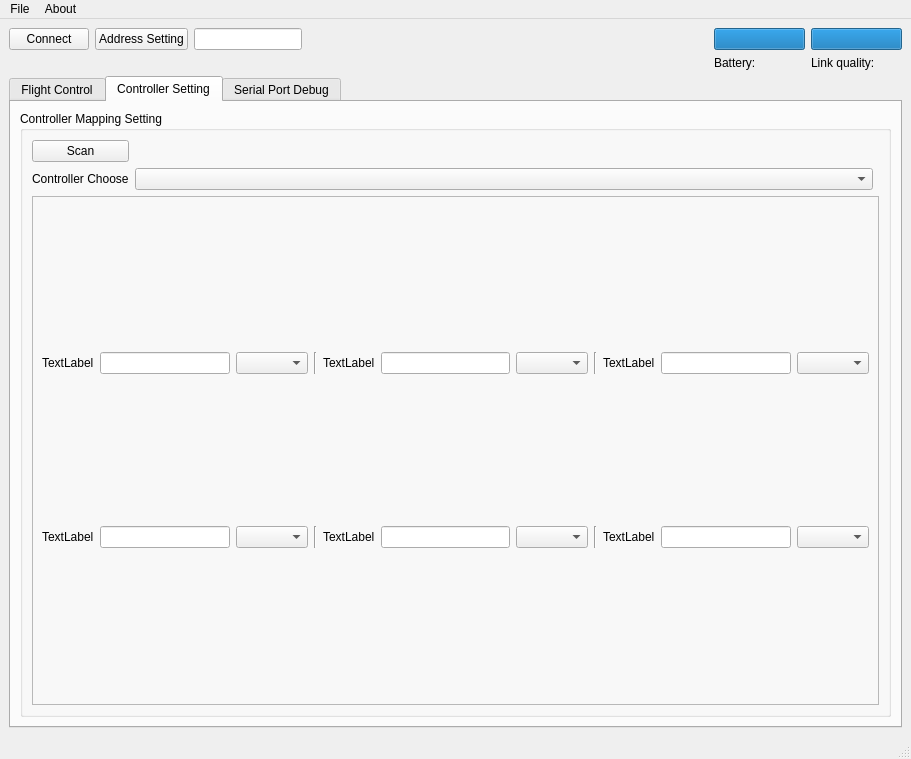
<?xml version="1.0" encoding="UTF-8"?>
<ui version="4.0">
 <class>BBUI</class>
 <widget class="QMainWindow" name="BBUI">
  <property name="enabled">
   <bool>true</bool>
  </property>
  <property name="geometry">
   <rect>
    <x>0</x>
    <y>0</y>
    <width>911</width>
    <height>759</height>
   </rect>
  </property>
  <property name="sizePolicy">
   <sizepolicy hsizetype="Fixed" vsizetype="Fixed">
    <horstretch>0</horstretch>
    <verstretch>0</verstretch>
   </sizepolicy>
  </property>
  <property name="minimumSize">
   <size>
    <width>0</width>
    <height>0</height>
   </size>
  </property>
  <property name="maximumSize">
   <size>
    <width>1400</width>
    <height>800</height>
   </size>
  </property>
  <property name="cursor">
   <cursorShape>ArrowCursor</cursorShape>
  </property>
  <property name="mouseTracking">
   <bool>false</bool>
  </property>
  <property name="windowTitle">
   <string notr="true">BBflight Clients</string>
  </property>
  <widget class="QWidget" name="centralwidget">
   <layout class="QGridLayout" name="gridLayout">
    <item row="0" column="0">
     <layout class="QVBoxLayout" name="verticalLayout_1" stretch="0">
      <item>
       <layout class="QGridLayout" name="gridLayout_1_1">
        <item row="1" column="3" colspan="2">
         <spacer name="horizontalSpacer_1">
          <property name="orientation">
           <enum>Qt::Horizontal</enum>
          </property>
          <property name="sizeHint" stdset="0">
           <size>
            <width>400</width>
            <height>20</height>
           </size>
          </property>
         </spacer>
        </item>
        <item row="1" column="0">
         <widget class="QPushButton" name="connect_button">
          <property name="text">
           <string>Connect</string>
          </property>
         </widget>
        </item>
        <item row="1" column="6">
         <widget class="QProgressBar" name="battery_progress">
          <property name="value">
           <number>100</number>
          </property>
          <property name="textVisible">
           <bool>false</bool>
          </property>
         </widget>
        </item>
        <item row="1" column="1">
         <widget class="QPushButton" name="address_setting_button">
          <property name="text">
           <string>Address Setting</string>
          </property>
         </widget>
        </item>
        <item row="1" column="8">
         <widget class="QProgressBar" name="link_quality_progress">
          <property name="sizePolicy">
           <sizepolicy hsizetype="Expanding" vsizetype="Fixed">
            <horstretch>0</horstretch>
            <verstretch>0</verstretch>
           </sizepolicy>
          </property>
          <property name="value">
           <number>100</number>
          </property>
          <property name="textVisible">
           <bool>false</bool>
          </property>
         </widget>
        </item>
        <item row="2" column="8">
         <widget class="QLabel" name="link_quality_label">
          <property name="text">
           <string>Link quality:</string>
          </property>
         </widget>
        </item>
        <item row="1" column="2">
         <widget class="QLineEdit" name="lineEdit"/>
        </item>
        <item row="2" column="6">
         <widget class="QLabel" name="battery_label">
          <property name="text">
           <string>Battery:</string>
          </property>
         </widget>
        </item>
       </layout>
      </item>
     </layout>
    </item>
    <item row="1" column="0">
     <widget class="QTabWidget" name="tabWidget">
      <property name="currentIndex">
       <number>1</number>
      </property>
      <widget class="QWidget" name="page_flight_control">
       <attribute name="title">
        <string>Flight Control</string>
       </attribute>
       <layout class="QGridLayout" name="gridLayout_3">
        <item row="2" column="0">
         <widget class="QGroupBox" name="expansion_function_groupbox">
          <property name="title">
           <string>Expansion Function</string>
          </property>
          <layout class="QGridLayout" name="gridLayout_7">
           <item row="0" column="0">
            <widget class="QLabel" name="led_mode_label">
             <property name="text">
              <string>LED mode</string>
             </property>
            </widget>
           </item>
           <item row="0" column="1">
            <widget class="QComboBox" name="led_mode_combobox"/>
           </item>
           <item row="1" column="1">
            <widget class="QCheckBox" name="expansion_function_groupbox_checkBox_2">
             <property name="enabled">
              <bool>false</bool>
             </property>
             <property name="text">
              <string>Resevered</string>
             </property>
            </widget>
           </item>
          </layout>
         </widget>
        </item>
        <item row="0" column="0">
         <widget class="QGroupBox" name="basic_control_groupbox">
          <property name="title">
           <string>Basic Control</string>
          </property>
          <layout class="QGridLayout" name="gridLayout_5">
           <item row="4" column="1">
            <widget class="QDoubleSpinBox" name="roll_trim_doubleSpinBox"/>
           </item>
           <item row="1" column="0">
            <widget class="QLabel" name="flight_mode_label">
             <property name="text">
              <string>Flight mode</string>
             </property>
            </widget>
           </item>
           <item row="1" column="1">
            <widget class="QComboBox" name="flight_mode_combobox"/>
           </item>
           <item row="7" column="0">
            <widget class="QCheckBox" name="basic_control_groupbox_checkBox_1">
             <property name="text">
              <string>Resevered</string>
             </property>
            </widget>
           </item>
           <item row="6" column="1">
            <widget class="QDoubleSpinBox" name="pitch_trim_doubleSpinBox"/>
           </item>
           <item row="3" column="1">
            <widget class="QDoubleSpinBox" name="thrus_mode_doubleSpinBox"/>
           </item>
           <item row="8" column="1">
            <widget class="QRadioButton" name="basic_control_groupbox_radioButton_3">
             <property name="text">
              <string>Resevered</string>
             </property>
            </widget>
           </item>
           <item row="8" column="0">
            <widget class="QRadioButton" name="basic_control_groupbox_radioButton_2">
             <property name="text">
              <string>Resevered</string>
             </property>
            </widget>
           </item>
           <item row="7" column="1">
            <widget class="QRadioButton" name="basic_control_groupbox_radioButton_1">
             <property name="text">
              <string>Resevered</string>
             </property>
            </widget>
           </item>
           <item row="4" column="0">
            <widget class="QLabel" name="roll_trim_label">
             <property name="text">
              <string>Roll Trim</string>
             </property>
            </widget>
           </item>
           <item row="6" column="0">
            <widget class="QLabel" name="pitch_trim_label">
             <property name="text">
              <string>Pitch Trim</string>
             </property>
            </widget>
           </item>
           <item row="3" column="0">
            <widget class="QLabel" name="thrust_mode_label">
             <property name="text">
              <string>Thrust mode</string>
             </property>
            </widget>
           </item>
          </layout>
         </widget>
        </item>
        <item row="1" column="0">
         <widget class="QGroupBox" name="adcanced_flight_control_groupBox">
          <property name="title">
           <string>Advanced Flight Control</string>
          </property>
          <layout class="QGridLayout" name="gridLayout_6">
           <item row="0" column="0">
            <widget class="QLabel" name="max_angle_rate_label">
             <property name="text">
              <string>Max angle(/rate)</string>
             </property>
            </widget>
           </item>
           <item row="1" column="0">
            <widget class="QLabel" name="max_yaw_angle_rate_label">
             <property name="text">
              <string>Max Yaw angle(/rate)</string>
             </property>
            </widget>
           </item>
           <item row="4" column="1">
            <widget class="QDoubleSpinBox" name="slewlimit_doubleSpinBox"/>
           </item>
           <item row="3" column="1">
            <widget class="QDoubleSpinBox" name="min_thrust_doubleSpinBox"/>
           </item>
           <item row="5" column="1">
            <widget class="QDoubleSpinBox" name="thrust_lowering_slewrate_doubleSpinBox"/>
           </item>
           <item row="2" column="0">
            <widget class="QLabel" name="max_thrust_label_2">
             <property name="text">
              <string>Max thrust(%)</string>
             </property>
            </widget>
           </item>
           <item row="3" column="0">
            <widget class="QLabel" name="min_thrust_label">
             <property name="text">
              <string>Min thrust(%)</string>
             </property>
            </widget>
           </item>
           <item row="4" column="0">
            <widget class="QLabel" name="slewlimit_label">
             <property name="text">
              <string>SlewLimit(%)</string>
             </property>
            </widget>
           </item>
           <item row="5" column="0">
            <widget class="QLabel" name="thrust_lowering_slewrate_label">
             <property name="text">
              <string>&lt;p style = &quot;line-height:1.0&quot;&gt;&lt;html&gt;&lt;head/&gt;&lt;body&gt;&lt;p&gt;Thrust lowering &lt;/p&gt;&lt;p&gt;slewrate(%/sec)&lt;/p&gt;&lt;/body&gt;&lt;/html&gt;</string>
             </property>
            </widget>
           </item>
           <item row="0" column="1">
            <widget class="QSpinBox" name="max_angle_doubleSpinBox"/>
           </item>
           <item row="1" column="1">
            <widget class="QSpinBox" name="max_yaw_angle_doubleSpinBox"/>
           </item>
           <item row="2" column="1">
            <widget class="QDoubleSpinBox" name="max_thrust_doubleSpinBox"/>
           </item>
          </layout>
         </widget>
        </item>
        <item row="0" column="1" rowspan="4">
         <widget class="QGroupBox" name="filght_status_groupbox">
          <property name="title">
           <string>Filght Status</string>
          </property>
          <layout class="QGridLayout" name="gridLayout_8">
           <item row="3" column="0">
            <layout class="QGridLayout" name="gridLayout_2">
             <item row="0" column="0">
              <layout class="QGridLayout" name="gridLayout_2_1">
               <item row="1" column="1">
                <widget class="QLabel" name="thrust_label">
                 <property name="text">
                  <string>Thrust</string>
                 </property>
                </widget>
               </item>
               <item row="1" column="3">
                <widget class="QLineEdit" name="thrust_actual_lineEdit"/>
               </item>
               <item row="5" column="1">
                <widget class="QLabel" name="resevered_label_1">
                 <property name="text">
                  <string>Resevered</string>
                 </property>
                </widget>
               </item>
               <item row="1" column="2">
                <widget class="QLineEdit" name="thrust_target_lineEdit"/>
               </item>
               <item row="2" column="2">
                <widget class="QLineEdit" name="pitch_target_lineEdit"/>
               </item>
               <item row="4" column="1">
                <widget class="QLabel" name="yaw_label">
                 <property name="text">
                  <string>Yaw</string>
                 </property>
                </widget>
               </item>
               <item row="5" column="2">
                <widget class="QLineEdit" name="resevered_lineEdit_1">
                 <property name="enabled">
                  <bool>false</bool>
                 </property>
                </widget>
               </item>
               <item row="3" column="1">
                <widget class="QLabel" name="roll_label">
                 <property name="text">
                  <string>Roll</string>
                 </property>
                </widget>
               </item>
               <item row="4" column="3">
                <widget class="QLineEdit" name="yaw_actual_lineEdit"/>
               </item>
               <item row="4" column="2">
                <widget class="QLineEdit" name="yaw_target_lineEdit"/>
               </item>
               <item row="3" column="3">
                <widget class="QLineEdit" name="roll_actual_lineEdit"/>
               </item>
               <item row="5" column="3">
                <widget class="QLineEdit" name="resevered_lineEdit_2">
                 <property name="enabled">
                  <bool>false</bool>
                 </property>
                </widget>
               </item>
               <item row="3" column="2">
                <widget class="QLineEdit" name="roll_target_lineEdit"/>
               </item>
               <item row="2" column="1">
                <widget class="QLabel" name="pitch_label">
                 <property name="text">
                  <string>Pitch</string>
                 </property>
                </widget>
               </item>
               <item row="2" column="3">
                <widget class="QLineEdit" name="pitch_actual_lineEdit"/>
               </item>
               <item row="0" column="2">
                <widget class="QLabel" name="target_label">
                 <property name="text">
                  <string>Target</string>
                 </property>
                </widget>
               </item>
               <item row="0" column="3">
                <widget class="QLabel" name="actual_label">
                 <property name="text">
                  <string>Actual</string>
                 </property>
                </widget>
               </item>
              </layout>
             </item>
             <item row="0" column="1">
              <layout class="QVBoxLayout" name="verticalLayout_2_2">
               <item>
                <layout class="QHBoxLayout" name="horizontalLayout_2_2_1">
                 <item>
                  <widget class="QLabel" name="Thr_label">
                   <property name="text">
                    <string>Thr</string>
                   </property>
                  </widget>
                 </item>
                 <item>
                  <widget class="QLabel" name="M1_label">
                   <property name="text">
                    <string>M1</string>
                   </property>
                  </widget>
                 </item>
                 <item>
                  <widget class="QLabel" name="M2_label">
                   <property name="text">
                    <string>M2</string>
                   </property>
                  </widget>
                 </item>
                 <item>
                  <widget class="QLabel" name="M3_label">
                   <property name="text">
                    <string>M3</string>
                   </property>
                  </widget>
                 </item>
                 <item>
                  <widget class="QLabel" name="M4_label">
                   <property name="text">
                    <string>M4</string>
                   </property>
                  </widget>
                 </item>
                </layout>
               </item>
               <item>
                <layout class="QHBoxLayout" name="horizontalLayout_2_2_2">
                 <item>
                  <widget class="QProgressBar" name="Thr_progressBar">
                   <property name="enabled">
                    <bool>true</bool>
                   </property>
                   <property name="sizePolicy">
                    <sizepolicy hsizetype="Fixed" vsizetype="Preferred">
                     <horstretch>0</horstretch>
                     <verstretch>0</verstretch>
                    </sizepolicy>
                   </property>
                   <property name="value">
                    <number>100</number>
                   </property>
                   <property name="textVisible">
                    <bool>false</bool>
                   </property>
                   <property name="orientation">
                    <enum>Qt::Vertical</enum>
                   </property>
                  </widget>
                 </item>
                 <item>
                  <widget class="QProgressBar" name="M1_progressBar">
                   <property name="value">
                    <number>50</number>
                   </property>
                   <property name="textVisible">
                    <bool>false</bool>
                   </property>
                   <property name="orientation">
                    <enum>Qt::Vertical</enum>
                   </property>
                  </widget>
                 </item>
                 <item>
                  <widget class="QProgressBar" name="M2_progressBar">
                   <property name="value">
                    <number>50</number>
                   </property>
                   <property name="textVisible">
                    <bool>false</bool>
                   </property>
                   <property name="orientation">
                    <enum>Qt::Vertical</enum>
                   </property>
                  </widget>
                 </item>
                 <item>
                  <widget class="QProgressBar" name="M3_progressBar">
                   <property name="value">
                    <number>50</number>
                   </property>
                   <property name="textVisible">
                    <bool>false</bool>
                   </property>
                   <property name="orientation">
                    <enum>Qt::Vertical</enum>
                   </property>
                  </widget>
                 </item>
                 <item>
                  <widget class="QProgressBar" name="M4_progressBar">
                   <property name="value">
                    <number>50</number>
                   </property>
                   <property name="textVisible">
                    <bool>false</bool>
                   </property>
                   <property name="orientation">
                    <enum>Qt::Vertical</enum>
                   </property>
                  </widget>
                 </item>
                </layout>
               </item>
              </layout>
             </item>
            </layout>
           </item>
           <item row="1" column="0" rowspan="2">
            <widget class="QFrame" name="flight_attitude_show">
             <property name="frameShape">
              <enum>QFrame::StyledPanel</enum>
             </property>
             <property name="frameShadow">
              <enum>QFrame::Raised</enum>
             </property>
             <layout class="QGridLayout" name="gridLayout_13">
              <item row="0" column="2">
               <spacer name="verticalSpacer_3">
                <property name="orientation">
                 <enum>Qt::Vertical</enum>
                </property>
                <property name="sizeType">
                 <enum>QSizePolicy::Preferred</enum>
                </property>
                <property name="sizeHint" stdset="0">
                 <size>
                  <width>20</width>
                  <height>405</height>
                 </size>
                </property>
               </spacer>
              </item>
              <item row="0" column="1">
               <widget class="QLabel" name="flight_angle_pic_label">
                <property name="text">
                 <string>&lt;html&gt;&lt;head/&gt;&lt;body&gt;&lt;p&gt;&lt;img src=&quot;:/mainwindow_pic/BB.bmp&quot;/&gt;&lt;/p&gt;&lt;/body&gt;&lt;/html&gt;</string>
                </property>
               </widget>
              </item>
             </layout>
            </widget>
           </item>
          </layout>
         </widget>
        </item>
        <item row="3" column="0">
         <spacer name="verticalSpacer_1">
          <property name="orientation">
           <enum>Qt::Vertical</enum>
          </property>
          <property name="sizeHint" stdset="0">
           <size>
            <width>20</width>
            <height>40</height>
           </size>
          </property>
         </spacer>
        </item>
       </layout>
      </widget>
      <widget class="QWidget" name="page_controller_setting">
       <attribute name="title">
        <string>Controller Setting</string>
       </attribute>
       <layout class="QGridLayout" name="gridLayout_4">
        <item row="0" column="0">
         <widget class="QGroupBox" name="controlle_mapping_setting_groupBox">
          <property name="title">
           <string>Controller Mapping Setting</string>
          </property>
          <layout class="QGridLayout" name="gridLayout_9">
           <item row="4" column="0" colspan="3">
            <widget class="QFrame" name="mapping_view_frame">
             <property name="frameShape">
              <enum>QFrame::StyledPanel</enum>
             </property>
             <property name="frameShadow">
              <enum>QFrame::Raised</enum>
             </property>
             <layout class="QGridLayout" name="gridLayout_10">
              <item row="0" column="8">
               <widget class="QComboBox" name="comboBox_2"/>
              </item>
              <item row="0" column="3">
               <widget class="QLineEdit" name="lineEdit_2"/>
              </item>
              <item row="0" column="6">
               <widget class="QLabel" name="label_2">
                <property name="text">
                 <string>TextLabel</string>
                </property>
               </widget>
              </item>
              <item row="0" column="2">
               <widget class="QLabel" name="label">
                <property name="text">
                 <string>TextLabel</string>
                </property>
               </widget>
              </item>
              <item row="0" column="4">
               <widget class="QComboBox" name="comboBox"/>
              </item>
              <item row="0" column="7">
               <widget class="QLineEdit" name="lineEdit_3"/>
              </item>
              <item row="0" column="9">
               <widget class="Line" name="line_2">
                <property name="orientation">
                 <enum>Qt::Vertical</enum>
                </property>
               </widget>
              </item>
              <item row="0" column="12">
               <widget class="QComboBox" name="comboBox_3"/>
              </item>
              <item row="0" column="11">
               <widget class="QLineEdit" name="lineEdit_4"/>
              </item>
              <item row="0" column="5">
               <widget class="Line" name="line">
                <property name="orientation">
                 <enum>Qt::Vertical</enum>
                </property>
               </widget>
              </item>
              <item row="0" column="10">
               <widget class="QLabel" name="label_3">
                <property name="text">
                 <string>TextLabel</string>
                </property>
               </widget>
              </item>
              <item row="1" column="2">
               <widget class="QLabel" name="label_4">
                <property name="text">
                 <string>TextLabel</string>
                </property>
               </widget>
              </item>
              <item row="1" column="3">
               <widget class="QLineEdit" name="lineEdit_5"/>
              </item>
              <item row="1" column="4">
               <widget class="QComboBox" name="comboBox_4"/>
              </item>
              <item row="1" column="5">
               <widget class="Line" name="line_3">
                <property name="orientation">
                 <enum>Qt::Vertical</enum>
                </property>
               </widget>
              </item>
              <item row="1" column="6">
               <widget class="QLabel" name="label_5">
                <property name="text">
                 <string>TextLabel</string>
                </property>
               </widget>
              </item>
              <item row="1" column="7">
               <widget class="QLineEdit" name="lineEdit_6"/>
              </item>
              <item row="1" column="8">
               <widget class="QComboBox" name="comboBox_5"/>
              </item>
              <item row="1" column="9">
               <widget class="Line" name="line_4">
                <property name="orientation">
                 <enum>Qt::Vertical</enum>
                </property>
               </widget>
              </item>
              <item row="1" column="10">
               <widget class="QLabel" name="label_6">
                <property name="text">
                 <string>TextLabel</string>
                </property>
               </widget>
              </item>
              <item row="1" column="11">
               <widget class="QLineEdit" name="lineEdit_7"/>
              </item>
              <item row="1" column="12">
               <widget class="QComboBox" name="comboBox_6"/>
              </item>
             </layout>
            </widget>
           </item>
           <item row="1" column="1">
            <spacer name="horizontalSpacer_2">
             <property name="orientation">
              <enum>Qt::Horizontal</enum>
             </property>
             <property name="sizeHint" stdset="0">
              <size>
               <width>40</width>
               <height>20</height>
              </size>
             </property>
            </spacer>
           </item>
           <item row="1" column="0">
            <widget class="QPushButton" name="dev_scan_pushButton">
             <property name="text">
              <string>Scan</string>
             </property>
            </widget>
           </item>
           <item row="2" column="1">
            <widget class="QComboBox" name="dev_view_comboBox"/>
           </item>
           <item row="2" column="0">
            <widget class="QLabel" name="controller_choose_label">
             <property name="text">
              <string>Controller Choose</string>
             </property>
            </widget>
           </item>
          </layout>
         </widget>
        </item>
       </layout>
      </widget>
      <widget class="QWidget" name="page_serial_port_debug">
       <attribute name="title">
        <string>Serial Port Debug</string>
       </attribute>
       <layout class="QGridLayout" name="gridLayout_11">
        <item row="0" column="1" rowspan="4" colspan="2">
         <layout class="QVBoxLayout" name="verticalLayout_page_3_3">
          <item>
           <widget class="QGroupBox" name="prot_setting_groupBox">
            <property name="title">
             <string>Port Setting</string>
            </property>
            <layout class="QGridLayout" name="gridLayout_12">
             <item row="4" column="0">
              <spacer name="verticalSpacer">
               <property name="orientation">
                <enum>Qt::Vertical</enum>
               </property>
               <property name="sizeHint" stdset="0">
                <size>
                 <width>20</width>
                 <height>40</height>
                </size>
               </property>
              </spacer>
             </item>
             <item row="1" column="0">
              <layout class="QGridLayout" name="gridLayout_page_3_3_1">
               <item row="1" column="0">
                <widget class="QLabel" name="label_baud_rate">
                 <property name="text">
                  <string>Baud Rate</string>
                 </property>
                </widget>
               </item>
               <item row="0" column="1">
                <widget class="QComboBox" name="port_comboBox"/>
               </item>
               <item row="2" column="1">
                <widget class="QComboBox" name="byte_size_comboBox"/>
               </item>
               <item row="0" column="0">
                <widget class="QLabel" name="label_port">
                 <property name="text">
                  <string>Port</string>
                 </property>
                </widget>
               </item>
               <item row="3" column="1">
                <widget class="QComboBox" name="checkout_bit_comboBox"/>
               </item>
               <item row="4" column="1">
                <widget class="QComboBox" name="stop_bits_comboBox"/>
               </item>
               <item row="1" column="1">
                <widget class="QComboBox" name="baud_rate_comboBox"/>
               </item>
               <item row="5" column="1">
                <widget class="QComboBox" name="flow_control_comboBox"/>
               </item>
               <item row="2" column="0">
                <widget class="QLabel" name="label_byte_size">
                 <property name="text">
                  <string>Byte Size</string>
                 </property>
                </widget>
               </item>
               <item row="3" column="0">
                <widget class="QLabel" name="label_checkout_bit">
                 <property name="text">
                  <string>Checkout Bit</string>
                 </property>
                </widget>
               </item>
               <item row="4" column="0">
                <widget class="QLabel" name="label_stop_bits">
                 <property name="text">
                  <string>Stop Bits</string>
                 </property>
                </widget>
               </item>
               <item row="5" column="0">
                <widget class="QLabel" name="label_flow_control">
                 <property name="text">
                  <string>Flow Control</string>
                 </property>
                </widget>
               </item>
              </layout>
             </item>
             <item row="0" column="0">
              <widget class="QPushButton" name="scan_port_pushButton">
               <property name="text">
                <string>Scan Port</string>
               </property>
              </widget>
             </item>
            </layout>
           </widget>
          </item>
          <item>
           <widget class="QGroupBox" name="recieve_setting_groupBox">
            <property name="title">
             <string>Recieve Setting</string>
            </property>
            <layout class="QGridLayout" name="gridLayout_14">
             <item row="0" column="0">
              <layout class="QHBoxLayout" name="horizontalLayout_page_3_3_2">
               <item>
                <widget class="QRadioButton" name="radioButton_recieve_ascii">
                 <property name="text">
                  <string>ASCII</string>
                 </property>
                 <property name="checked">
                  <bool>true</bool>
                 </property>
                 <property name="autoRepeat">
                  <bool>false</bool>
                 </property>
                </widget>
               </item>
               <item>
                <widget class="QRadioButton" name="radioButton_recieve_hex">
                 <property name="text">
                  <string>Hex</string>
                 </property>
                </widget>
               </item>
              </layout>
             </item>
             <item row="1" column="0">
              <layout class="QVBoxLayout" name="verticalLayout_page_3_3_3">
               <item>
                <widget class="QCheckBox" name="checkBox_auto_line_feed">
                 <property name="text">
                  <string>Auto Line Feed</string>
                 </property>
                </widget>
               </item>
               <item>
                <widget class="QCheckBox" name="checkBox_show_recieve_data">
                 <property name="text">
                  <string>Show What We Send</string>
                 </property>
                </widget>
               </item>
               <item>
                <widget class="QCheckBox" name="checkBox_show_the_time">
                 <property name="text">
                  <string>Show The Time</string>
                 </property>
                </widget>
               </item>
               <item>
                <spacer name="verticalSpacer_4">
                 <property name="orientation">
                  <enum>Qt::Vertical</enum>
                 </property>
                 <property name="sizeHint" stdset="0">
                  <size>
                   <width>20</width>
                   <height>40</height>
                  </size>
                 </property>
                </spacer>
               </item>
              </layout>
             </item>
            </layout>
           </widget>
          </item>
          <item>
           <widget class="QGroupBox" name="send_setting_groupBox">
            <property name="title">
             <string>Send Setting</string>
            </property>
            <layout class="QGridLayout" name="gridLayout_15">
             <item row="1" column="1">
              <widget class="QSpinBox" name="spinBox_repeat_par"/>
             </item>
             <item row="1" column="0">
              <widget class="QCheckBox" name="checkBox_repeat_send">
               <property name="text">
                <string>Repeat</string>
               </property>
              </widget>
             </item>
             <item row="0" column="0">
              <widget class="QRadioButton" name="radioButton_send_ascii">
               <property name="text">
                <string>ASCII</string>
               </property>
              </widget>
             </item>
             <item row="0" column="1">
              <widget class="QRadioButton" name="radioButton_send_hex">
               <property name="text">
                <string>Hex</string>
               </property>
              </widget>
             </item>
             <item row="1" column="2">
              <widget class="QLabel" name="label_unit_ms">
               <property name="text">
                <string>ms</string>
               </property>
              </widget>
             </item>
            </layout>
           </widget>
          </item>
         </layout>
        </item>
        <item row="0" column="4" rowspan="4">
         <layout class="QGridLayout" name="gridLayout_page_3_1">
          <item row="0" column="0">
           <widget class="QTextBrowser" name="text_recieve_textBrowser">
            <property name="sizePolicy">
             <sizepolicy hsizetype="Preferred" vsizetype="Expanding">
              <horstretch>0</horstretch>
              <verstretch>0</verstretch>
             </sizepolicy>
            </property>
            <property name="maximumSize">
             <size>
              <width>16777215</width>
              <height>16777215</height>
             </size>
            </property>
            <property name="lineWrapMode">
             <enum>QTextEdit::WidgetWidth</enum>
            </property>
           </widget>
          </item>
          <item row="1" column="0">
           <layout class="QVBoxLayout" name="verticalLayout_page_3_2">
            <property name="spacing">
             <number>6</number>
            </property>
            <property name="topMargin">
             <number>6</number>
            </property>
            <property name="bottomMargin">
             <number>0</number>
            </property>
            <item>
             <layout class="QHBoxLayout" name="horizontalLayout_page_3_2_1">
              <property name="sizeConstraint">
               <enum>QLayout::SetDefaultConstraint</enum>
              </property>
              <item>
               <widget class="QTextEdit" name="text_send_textEdit"/>
              </item>
              <item>
               <widget class="QPushButton" name="text_send_pushButton">
                <property name="text">
                 <string>Send</string>
                </property>
               </widget>
              </item>
             </layout>
            </item>
            <item>
             <layout class="QHBoxLayout" name="horizontalLayout_page_3_2_2">
              <item>
               <spacer name="horizontalSpacer">
                <property name="orientation">
                 <enum>Qt::Horizontal</enum>
                </property>
                <property name="sizeHint" stdset="0">
                 <size>
                  <width>40</width>
                  <height>20</height>
                 </size>
                </property>
               </spacer>
              </item>
              <item>
               <widget class="QPushButton" name="start_pushButton">
                <property name="text">
                 <string>Start</string>
                </property>
               </widget>
              </item>
              <item>
               <widget class="QPushButton" name="pause_pushButton">
                <property name="text">
                 <string>Pause</string>
                </property>
               </widget>
              </item>
              <item>
               <widget class="QPushButton" name="stop_pushButton">
                <property name="text">
                 <string>Stop</string>
                </property>
               </widget>
              </item>
              <item>
               <widget class="QPushButton" name="clean_pushButton">
                <property name="text">
                 <string>Clean</string>
                </property>
               </widget>
              </item>
              <item>
               <widget class="QPushButton" name="save_log_pushButton">
                <property name="text">
                 <string>Save Log</string>
                </property>
               </widget>
              </item>
             </layout>
            </item>
           </layout>
          </item>
         </layout>
        </item>
       </layout>
      </widget>
     </widget>
    </item>
   </layout>
  </widget>
  <widget class="QMenuBar" name="menubar">
   <property name="geometry">
    <rect>
     <x>0</x>
     <y>0</y>
     <width>911</width>
     <height>17</height>
    </rect>
   </property>
   <widget class="QMenu" name="menuFile">
    <property name="title">
     <string>File</string>
    </property>
    <addaction name="actionLoading_Setting_File"/>
    <addaction name="actionSaving_Setting_File"/>
    <addaction name="separator"/>
    <addaction name="actionExit"/>
   </widget>
   <widget class="QMenu" name="menuAbout">
    <property name="title">
     <string>About</string>
    </property>
    <addaction name="actionBBfilght"/>
   </widget>
   <addaction name="menuFile"/>
   <addaction name="menuAbout"/>
  </widget>
  <widget class="QStatusBar" name="statusbar"/>
  <action name="actionLoading_Setting_File">
   <property name="text">
    <string>Loading Setting File</string>
   </property>
  </action>
  <action name="actionSaving_Setting_File">
   <property name="text">
    <string>Saving Setting File</string>
   </property>
  </action>
  <action name="actionExit">
   <property name="text">
    <string>Exit</string>
   </property>
  </action>
  <action name="actionBBfilght">
   <property name="text">
    <string>BBfilght</string>
   </property>
  </action>
 </widget>
 <resources>
  <include location="src/ui.qrc"/>
 </resources>
 <connections/>
</ui>
